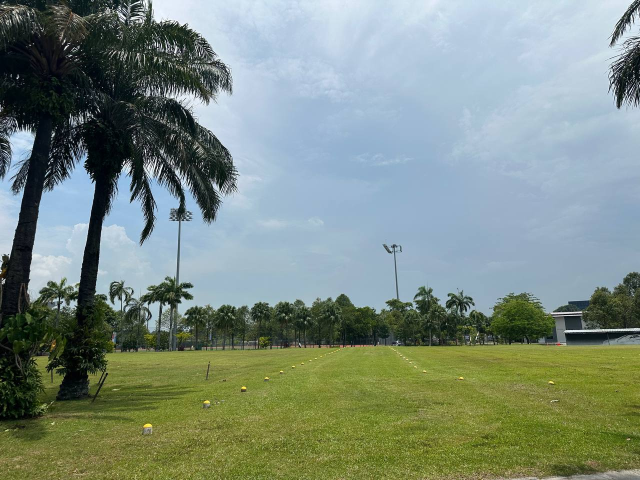
#> input picture src/features/Admin_home/HomeContent/images/base_inpaint.jpg, 1280 x 960 px, found by its file name (shown at 1/2 size)
$ jupyter execute test_inpaint.ipynb
#> lines starting #> are read from the running program, lines starting #| are printed output that depends on the picture
[cell 1]
import numpy as np
import cv2
import base64
from io import BytesIO
from PIL import Image

def overlay_heatmap(original_image, heatmap_base64, alpha=0.5):
    """
    Overlay a heatmap on top of an original image.

    Parameters:
    original_image: numpy array or path to image
        The original image to overlay the heatmap on
    heatmap_base64: str
        Base64 encoded string of the heatmap image
    alpha: float
        Transparency of the heatmap overlay (0.0 to 1.0)

    Returns:
    numpy array: The combined image with heatmap overlay
    """
    # Load the original image if path is provided
    if isinstance(original_image, str):
        original_image = cv2.imread(original_image)
        original_image = cv2.cvtColor(original_image, cv2.COLOR_BGR2RGB)

    # Decode base64 heatmap
    try:
        heatmap_bytes = base64.b64decode(heatmap_base64)
        heatmap_buffer = BytesIO(heatmap_bytes)
        heatmap_image = Image.open(heatmap_buffer)
        heatmap_array = np.array(heatmap_image)

        # Convert to RGB if in RGBA format
        if heatmap_array.shape[-1] == 4:
            heatmap_array = cv2.cvtColor(heatmap_array, cv2.COLOR_RGBA2RGB)
    except Exception as e:
        raise ValueError(f"Error decoding heatmap: {str(e)}")

    # Ensure images are the same size
    if original_image.shape[:2] != heatmap_array.shape[:2]:
        heatmap_array = cv2.resize(heatmap_array,
                                 (original_image.shape[1], original_image.shape[0]),
                                 interpolation=cv2.INTER_LINEAR)

    # Convert heatmap to colormap if it's grayscale
    if len(heatmap_array.shape) == 2 or heatmap_array.shape[2] == 1:
        heatmap_array = cv2.applyColorMap(heatmap_array, cv2.COLORMAP_JET)
        heatmap_array = cv2.cvtColor(heatmap_array, cv2.COLOR_BGR2RGB)

    # Blend images
    overlay = cv2.addWeighted(original_image, 1-alpha, heatmap_array, alpha, 0)

    return overlay

[cell 2]
import numpy as np
import cv2
import base64
from io import BytesIO
from PIL import Image

def generate_mock_heatmap(width=640, height=480, pattern="gaussian"):
    """
    Generate a mock heatmap and convert it to base64.

    Parameters:
    width: int
        Width of the heatmap
    height: int
        Height of the heatmap
    pattern: str
        Type of pattern to generate ("gaussian", "gradient", or "circles")

    Returns:
    str: Base64 encoded string of the heatmap
    numpy.ndarray: The original heatmap array for visualization
    """
#> called with width = 640, height = 480, pattern = 'gaussian'
    # Create base array
    heatmap = np.zeros((height, width), dtype=np.uint8)

    if pattern == "gaussian":
        # Create Gaussian peaks
        num_peaks = np.random.randint(3, 7)
        for _ in range(num_peaks):
            x = np.random.randint(0, width)
            y = np.random.randint(0, height)
            sigma = np.random.randint(30, 100)
            amplitude = np.random.randint(150, 255)

            y_coords, x_coords = np.mgrid[0:height, 0:width]
            gaussian = amplitude * np.exp(-((x_coords - x) ** 2 + (y_coords - y) ** 2) / (2 * sigma ** 2))
            heatmap = np.maximum(heatmap, gaussian.astype(np.uint8))

    elif pattern == "gradient":
        # Create a diagonal gradient
        x_coords, y_coords = np.meshgrid(np.linspace(0, 255, width), np.linspace(0, 255, height))
        heatmap = ((x_coords + y_coords) / 2).astype(np.uint8)

    elif pattern == "circles":
        # Create concentric circles
        center_x, center_y = width // 2, height // 2
        y_coords, x_coords = np.mgrid[0:height, 0:width]
        distances = np.sqrt((x_coords - center_x) ** 2 + (y_coords - center_y) ** 2)
        heatmap = (np.cos(distances * 0.05) * 127 + 128).astype(np.uint8)

    # Apply colormap
    colored_heatmap = cv2.applyColorMap(heatmap, cv2.COLORMAP_JET)

    # Convert to PIL Image
    colored_heatmap_rgb = cv2.cvtColor(colored_heatmap, cv2.COLOR_BGR2RGB)
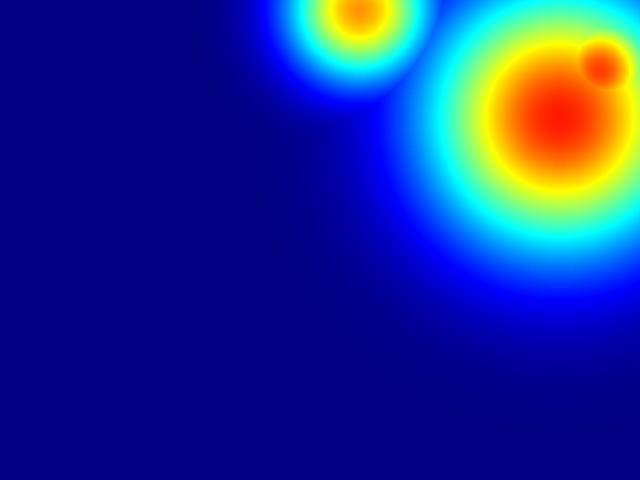
#> colored_heatmap_rgb: shape (480, 640, 3); mean R, G, B 27.1, 45.5, 142.8
    heatmap_image = Image.fromarray(colored_heatmap_rgb)

    # Convert to base64
    buffer = BytesIO()
    heatmap_image.save(buffer, format="PNG")
    base64_string = base64.b64encode(buffer.getvalue()).decode()

    return base64_string, colored_heatmap_rgb

# Example usage with the previous overlay function:
def demo_heatmap_overlay(image_path, pattern="gaussian"):
    """
    Demonstrate the heatmap overlay with a mock heatmap.

    Parameters:
    image_path: str
        Path to the original image
    pattern: str
        Type of heatmap pattern to generate

    Returns:
    numpy.ndarray: The final overlaid image
    """
    # Load original image
    original_image = cv2.imread(image_path)
    original_image = cv2.cvtColor(original_image, cv2.COLOR_BGR2RGB)

    # Generate mock heatmap
    heatmap_base64, _ = generate_mock_heatmap(
        width=original_image.shape[1],
        height=original_image.shape[0],
        pattern=pattern
    )

    # Use the previous overlay_heatmap function
    result = overlay_heatmap(original_image, heatmap_base64, alpha=0.6)

    return result

"""
# Example usage:

# Generate just the heatmap
heatmap_base64, heatmap_array = generate_mock_heatmap(640, 480, pattern="gaussian")

# Or create a complete demo with an image
image_path = "your_image.jpg"
result = demo_heatmap_overlay(image_path, pattern="gaussian")

# Display result using matplotlib
import matplotlib.pyplot as plt
plt.imshow(result)
plt.axis('off')
plt.show()
"""

[cell 3]
heatmap_base64, _ = generate_mock_heatmap(640, 480, pattern="gaussian")

[cell 4]
print(heatmap_base64)
#> (printed output is left out)

[cell 5]
import matplotlib.pyplot as plt


image_path = '/Users/weimingchin/Desktop/term 7/Spatial Design/spatialworld/src/features/Admin_home/HomeContent/images/base_inpaint.jpg'
original_img = cv2.imread(image_path)
#> original_img is the input picture: shape (960, 1280, 3); mean B, G, R 127.8, 139.2, 124.1

# Convert from BGR to RGB for proper colors
original_img_rgb = cv2.cvtColor(original_img, cv2.COLOR_BGR2RGB)

# Display the image
plt.imshow(original_img_rgb)
plt.axis('off')  # Hide axes for better visualization
plt.title("Original Image")
plt.show()


result = overlay_heatmap(original_img, heatmap_base64, alpha=0.4)
#> in overlay_heatmap, `overlay = cv2.addWeighted(original_image, 1-alpha, heatmap_array, alph..`:
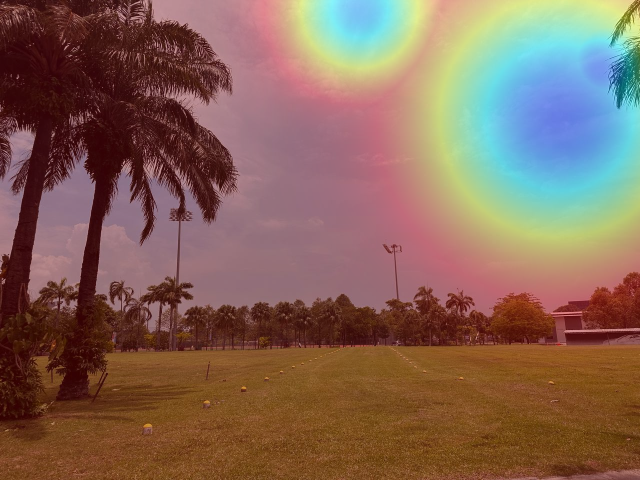
#> overlay: shape (960, 1280, 3) (shown at 1/2 size); mean B, G, R 87.5, 101.8, 131.6
plt.figure(figsize=(10, 8))
plt.imshow(result)
plt.axis('off')
plt.show()

$ run again, with src/features/Admin_home/HomeContent/images/community_image.jpg copied over src/features/Admin_home/HomeContent/images/base_inpaint.jpg
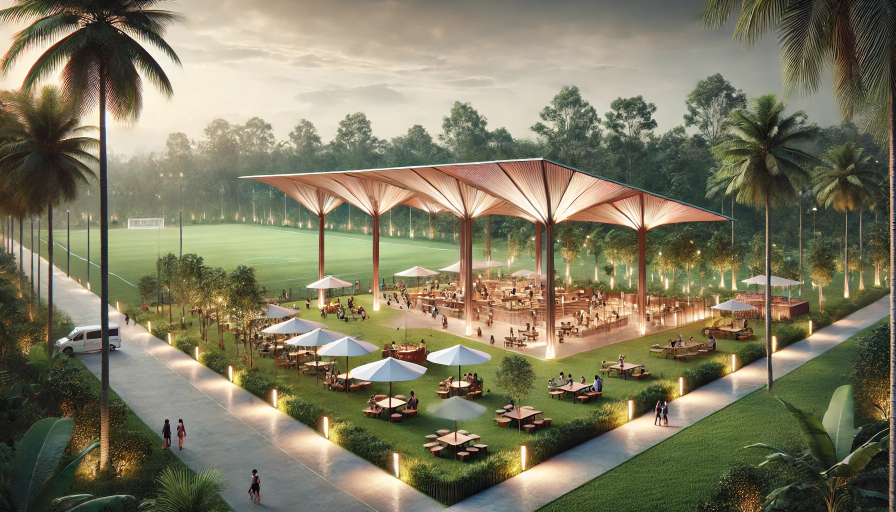
#> input picture src/features/Admin_home/HomeContent/images/community_image.jpg, 1792 x 1024 px, found by its file name (shown at 1/2 size)
#> (printed output is left out)
#> original_img is the input picture: shape (1024, 1792, 3); mean B, G, R 97.6, 122.2, 126.7
#> in overlay_heatmap, `overlay = cv2.addWeighted(original_image, 1-alpha, heatmap_array, alph..`:
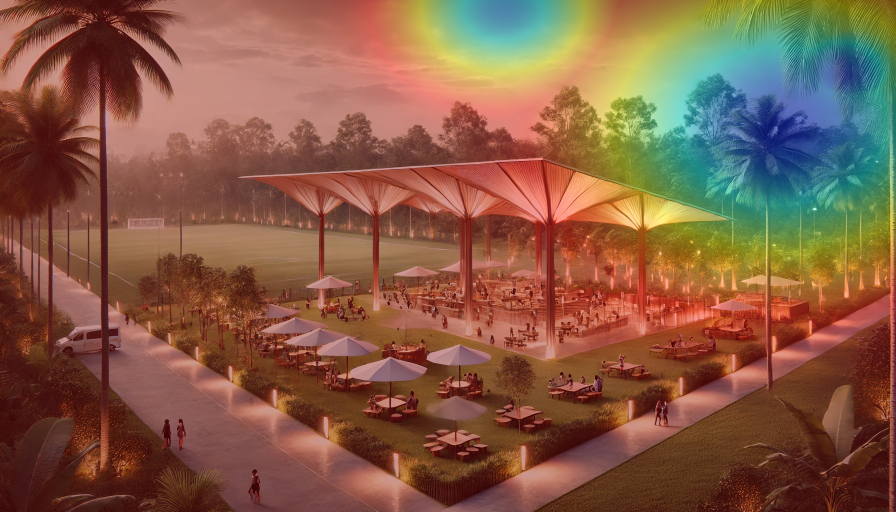
#> overlay: shape (1024, 1792, 3) (shown at 1/2 size); mean B, G, R 69.4, 91.5, 133.2
